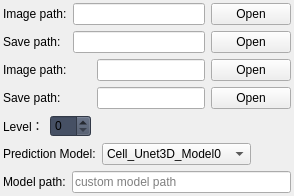
                         <widget class="QWidget" name="no_mask_widget" native="true">
                          <layout class="QVBoxLayout" name="verticalLayout_27">
                           <property name="leftMargin">
                            <number>3</number>
                           </property>
                           <property name="topMargin">
                            <number>3</number>
                           </property>
                           <property name="rightMargin">
                            <number>3</number>
                           </property>
                           <property name="bottomMargin">
                            <number>3</number>
                           </property>
                           <item>
                            <widget class="QWidget" name="tif_widget" native="true">
                             <layout class="QVBoxLayout" name="verticalLayout_39">
                              <property name="leftMargin">
                               <number>0</number>
                              </property>
                              <property name="topMargin">
                               <number>0</number>
                              </property>
                              <property name="rightMargin">
                               <number>0</number>
                              </property>
                              <property name="bottomMargin">
                               <number>0</number>
                              </property>
                              <item>
                               <layout class="QGridLayout" name="gridLayout_2">
                                <property name="topMargin">
                                 <number>0</number>
                                </property>
                                <item row="0" column="0">
                                 <widget class="QLabel" name="label_17">
                                  <property name="text">
                                   <string>Image path:</string>
                                  </property>
                                 </widget>
                                </item>
                                <item row="0" column="1">
                                 <widget class="QLineEdit" name="no_mask_images_lineEdit"/>
                                </item>
                                <item row="0" column="2">
                                 <widget class="QPushButton" name="no_mask_images_Button">
                                  <property name="text">
                                   <string>Open</string>
                                  </property>
                                 </widget>
                                </item>
                                <item row="1" column="0">
                                 <widget class="QLabel" name="label_19">
                                  <property name="text">
                                   <string>Save path:</string>
                                  </property>
                                 </widget>
                                </item>
                                <item row="1" column="1">
                                 <widget class="QLineEdit" name="no_mask_cfg_lineEdit">
                                  <property name="readOnly">
                                   <bool>true</bool>
                                  </property>
                                 </widget>
                                </item>
                                <item row="1" column="2">
                                 <widget class="QPushButton" name="no_mask_cfg_Button">
                                  <property name="text">
                                   <string>Open</string>
                                  </property>
                                 </widget>
                                </item>
                               </layout>
                              </item>
                             </layout>
                            </widget>
                           </item>
                           <item>
                            <widget class="QWidget" name="bv_widget" native="true">
                             <property name="enabled">
                              <bool>true</bool>
                             </property>
                             <layout class="QVBoxLayout" name="verticalLayout_30">
                              <property name="leftMargin">
                               <number>0</number>
                              </property>
                              <property name="topMargin">
                               <number>0</number>
                              </property>
                              <property name="rightMargin">
                               <number>0</number>
                              </property>
                              <property name="bottomMargin">
                               <number>0</number>
                              </property>
                              <item>
                               <layout class="QGridLayout" name="gridLayout">
                                <item row="0" column="1">
                                 <widget class="QLabel" name="label_15">
                                  <property name="text">
                                   <string>Image path:</string>
                                  </property>
                                 </widget>
                                </item>
                                <item row="0" column="2">
                                 <widget class="QLineEdit" name="bv_images_lineEdit"/>
                                </item>
                                <item row="2" column="1">
                                 <layout class="QHBoxLayout" name="horizontalLayout_10">
                                  <item>
                                   <widget class="QLabel" name="label_26">
                                    <property name="text">
                                     <string>Level：</string>
                                    </property>
                                   </widget>
                                  </item>
                                  <item>
                                   <widget class="QSpinBox" name="making_level_spinBox">
                                    <property name="styleSheet">
                                     <string notr="true">background-color: rgb(70, 80, 100);</string>
                                    </property>
                                   </widget>
                                  </item>
                                 </layout>
                                </item>
                                <item row="1" column="3">
                                 <widget class="QPushButton" name="bv_cfg_Button">
                                  <property name="text">
                                   <string>Open</string>
                                  </property>
                                 </widget>
                                </item>
                                <item row="1" column="1">
                                 <widget class="QLabel" name="label_20">
                                  <property name="text">
                                   <string>Save path:</string>
                                  </property>
                                 </widget>
                                </item>
                                <item row="0" column="3">
                                 <widget class="QPushButton" name="bv_images_Button">
                                  <property name="text">
                                   <string>Open</string>
                                  </property>
                                 </widget>
                                </item>
                                <item row="1" column="2">
                                 <widget class="QLineEdit" name="bv_cfg_lineEdit"/>
                                </item>
                               </layout>
                              </item>
                             </layout>
                            </widget>
                           </item>
                           <item>
                            <layout class="QHBoxLayout" name="horizontalLayout_13">
                             <property name="leftMargin">
                              <number>0</number>
                             </property>
                             <property name="topMargin">
                              <number>0</number>
                             </property>
                             <property name="rightMargin">
                              <number>0</number>
                             </property>
                             <property name="bottomMargin">
                              <number>0</number>
                             </property>
                             <item>
                              <widget class="QLabel" name="label_18">
                               <property name="text">
                                <string>Prediction Model:</string>
                               </property>
                              </widget>
                             </item>
                             <item>
                              <widget class="QComboBox" name="select_model_comboBox">
                               <property name="sizePolicy">
                                <sizepolicy hsizetype="Preferred" vsizetype="Fixed">
                                 <horstretch>0</horstretch>
                                 <verstretch>0</verstretch>
                                </sizepolicy>
                               </property>
                               <property name="minimumSize">
                                <size>
                                 <width>0</width>
                                 <height>0</height>
                                </size>
                               </property>
                               <item>
                                <property name="text">
                                 <string>Cell_Unet3D_Model0</string>
                                </property>
                               </item>
                               <item>
                                <property name="text">
                                 <string>自训练模型</string>
                                </property>
                               </item>
                              </widget>
                             </item>
                             <item>
                              <spacer name="horizontalSpacer_11">
                               <property name="orientation">
                                <enum>Qt::Horizontal</enum>
                               </property>
                               <property name="sizeHint" stdset="0">
                                <size>
                                 <width>40</width>
                                 <height>20</height>
                                </size>
                               </property>
                              </spacer>
                             </item>
                            </layout>
                           </item>
                           <item>
                            <widget class="QWidget" name="path_widget" native="true">
                             <layout class="QHBoxLayout" name="horizontalLayout_17">
                              <property name="leftMargin">
                               <number>0</number>
                              </property>
                              <property name="topMargin">
                               <number>0</number>
                              </property>
                              <property name="rightMargin">
                               <number>0</number>
                              </property>
                              <property name="bottomMargin">
                               <number>0</number>
                              </property>
                              <item>
                               <widget class="QLabel" name="label_5">
                                <property name="text">
                                 <string>Model path:</string>
                                </property>
                               </widget>
                              </item>
                              <item>
                               <widget class="QLineEdit" name="path_lineEdit">
                                <property name="sizePolicy">
                                 <sizepolicy hsizetype="Expanding" vsizetype="Fixed">
                                  <horstretch>0</horstretch>
                                  <verstretch>0</verstretch>
                                 </sizepolicy>
                                </property>
                                <property name="placeholderText">
                                 <string>custom model path</string>
                                </property>
                               </widget>
                              </item>
                             </layout>
                            </widget>
                           </item>
                          </layout>
                         </widget>
